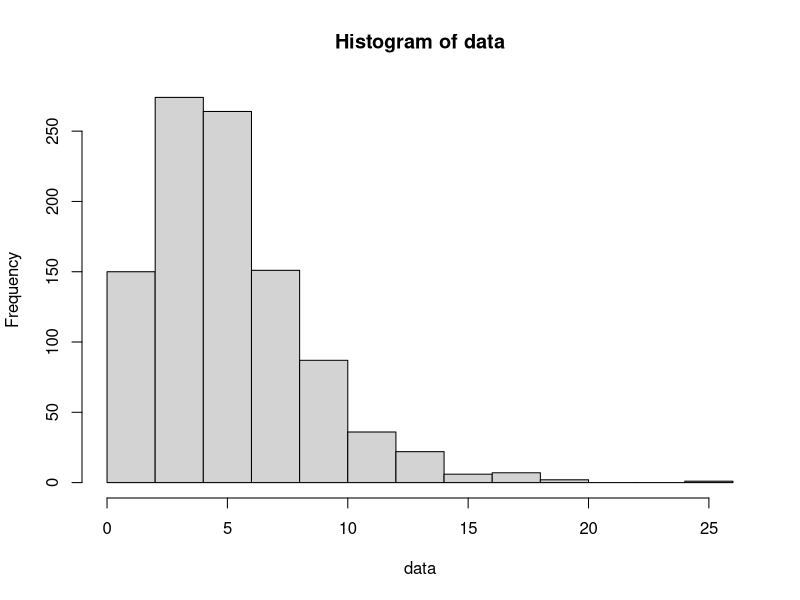
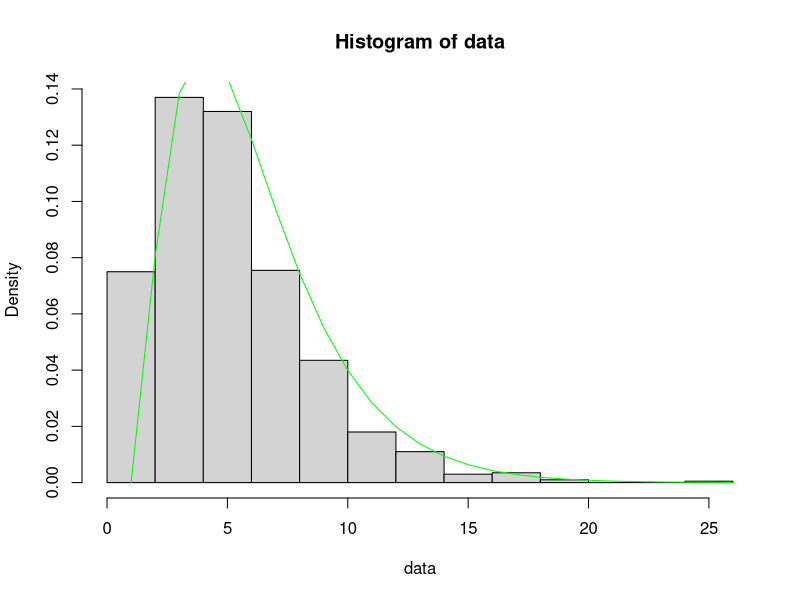

Recreate these plots in R, in order.
###  Alex Ruvolo
###
###  484/584 Intro to ML
###        Assignment 1
###
####################################################
##  Due Wed Aug 31 11:00pm
##
##
##  Write a R code that performs tasks listed below.
##  Use this text file as template. Submit on Brightspace
##  under "Assessment" -> "Assignment 1".
##
##  Refer to Intro to R-studio video list for basic idea of how to do these tasks.
##  For particular functions, you may have to Google.


#------------------------------
# 1. Write a R code that calculates the probability that (X > 4) when X is
#    a chi-squared distribution with degrees of freedom 5.
  df = 5
  p = 1 - pchisq(4, df)
  p
  
# 2. Write a R code that calculates the 78th percentile of chi-square
#    distribution with degrees of freedom 5.
  df = 5
  qchisq(0.78, df)

# 3. Generate random sample of size 1000 from chi-square distribution with
#    degrees of freedom 5.  Set seed to "1234" right before the generation.
  df = 5
  set.seed(1234)
  data = rchisq(1000, df)
  data
  
# 4. Plot histogram of above sample.
  hist(data)

# 5. Overlay theoretical pdf of Chi-square with df 5 over the histogram plot above.
#    Overlayed pdf must be in green, and must span entire x-axis of the histogram.
  df = 5
  x = seq(0, 25)
  y = dchisq(x, df)
  hist(data, freq = FALSE)
  lines(y, col = "green")

# 6. Use following code to generate 100 by 30 matrix:
set.seed(653)
D = rexp(3000, 1/5)
X = matrix(D, 100, 30)

# Write a code that looks up 3rd column, from row 10 to 20.
  X[10:20, 3]


# 7. Write a code that counts how many rows in the 25th column are greater than 5.
  a = (X[ , 25] > 5)
  a
  sum(a)

# 8. Create a new matrix Y by the following rule: If a row of Matrix X has entry
#    less than 7 on the 15th column, then all column for that row should be
#    included in new matrix Y.  What are the dimensions of Y?
  Y = X[(X[ , 15] < 7), ]
  b = dim(Y)
  b
#There are 72 rows and 30 columns
  